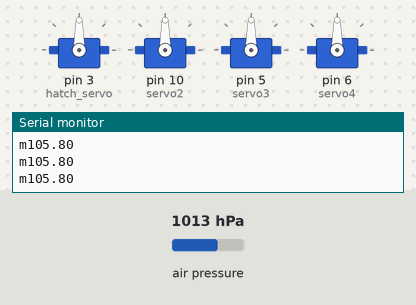
Simulated run of this sketch. Board: Arduino Uno, built with avr-gcc and run on an emulated ATmega328P. On the bench: 4 × servo, the last lines printed to the serial monitor. The test bench sets the inputs (shaded band); at power-on: air pressure 1013 hPa.

Above: at 1.2 s.
1.3 s: air pressure set to 1015 hPa
At 2.0 s:
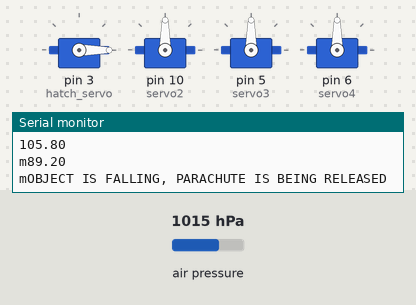
2.8 s: air pressure set to 1048 hPa
Timing chart, 0 to 5.8 s (numbered marks = the images above; inputs shaded):
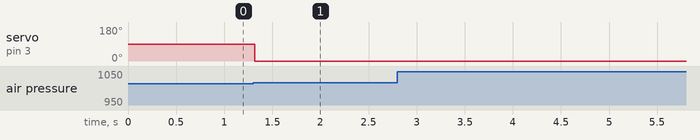

The sketch:

main.ino
```cpp
//#include <TinyGPS++.h>
#include <SoftwareSerial.h>
#include <Wire.h>// for the I2C connection of the MPU6050(mpu-->microcontroller)
//Libraries for Servo Motor
#include <Servo.h>
// BMP Libraries
#include <SPI.h>
#include <Adafruit_BMP280.h>

static const int RXPin = 2, TXPin = 1;
static const uint32_t GPSBaud = 9600;

// The TinyGPS++ object
//TinyGPSPlus gps;
Servo servo4;
Servo servo2;
Servo servo3;
Servo hatch_servo;//hatch deployement servo
Adafruit_BMP280 bmp; // use I2C interface
Adafruit_Sensor *bmp_temp = bmp.getTemperatureSensor();
Adafruit_Sensor *bmp_pressure = bmp.getPressureSensor();


float altitude, current_altitude;
int altitude_int, current_altitude_int;
float sealevel = 1025.8;

// The serial connection to the GPS device
SoftwareSerial ss(RXPin, TXPin);

void setup(){
  Serial.begin(9600);
 // ss.begin(GPSBaud);
  Serial.println("Working");
  bmp.begin(0x76);
   hatch_servo.attach(3);  // attaches the servo on pin 9 to the servo object
  servo2.attach(10);  // attaches the servo on pin 9 to the servo object
  servo3.attach(5);  // attaches the servo on pin 9 to the servo object
  servo4.attach(6);
  //Enabling I2C communication for MPU6050, OLED, AND ANY other sensor that uses I2C
  while(!Serial)
  {
    delay(10);
    yield(); // pause for Zero, Learnado, etc until Serial console opens
  }
  Wire.begin();
altitude = bmp.readAltitude(sealevel);
hatch_servo.write(90);


}

void loop(){
  // This sketch displays information every time a new sentence is correctly encoded.

  current_altitude = bmp.readAltitude(sealevel);
  Serial.println(current_altitude);
  Serial.print("m");
  release_paraload();//release system of parachute and load
  Serial.println(altitude);
  Serial.print("m");

  /*while (ss.available() > 0){
    gps.encode(ss.read());
    if (gps.location.isUpdated()){
      // Latitude in degrees (double)
      Serial.print("Latitude= ");
      Serial.print(gps.location.lat(), 6);
      // Longitude in degrees (double)
      Serial.print(" Longitude= ");
      Serial.println(gps.location.lng(), 6);

      // Raw latitude in whole degrees
      Serial.print("Raw latitude = ");
      Serial.print(gps.location.rawLat().negative ? "-" : "+");
      Serial.println(gps.location.rawLat().deg);
      // ... and billionths (u16/u32)
      Serial.println(gps.location.rawLat().billionths);

      // Raw longitude in whole degrees
      Serial.print("Raw longitude = ");
      Serial.print(gps.location.rawLng().negative ? "-" : "+");
      Serial.println(gps.location.rawLng().deg);
      // ... and billionths (u16/u32)
      Serial.println(gps.location.rawLng().billionths);

      // Raw date in DDMMYY format (u32)
      Serial.print("Raw date DDMMYY = ");
      Serial.println(gps.date.value());

      // Year (2000+) (u16)
      Serial.print("Year = ");
      Serial.println(gps.date.year());
      // Month (1-12) (u8)
      Serial.print("Month = ");
      Serial.println(gps.date.month());
      // Day (1-31) (u8)
      Serial.print("Day = ");
      Serial.println(gps.date.day());

      // Raw time in HHMMSSCC format (u32)
      Serial.print("Raw time in HHMMSSCC = ");
      Serial.println(gps.time.value());

      // Hour (0-23) (u8)
      Serial.print("Hour = ");
      Serial.println(gps.time.hour());
      // Minute (0-59) (u8)
      Serial.print("Minute = ");
      Serial.println(gps.time.minute());
      // Second (0-59) (u8)
      Serial.print("Second = ");
      Serial.println(gps.time.second());
      // 100ths of a second (0-99) (u8)
      Serial.print("Centisecond = ");
      Serial.println(gps.time.centisecond());

      // Raw speed in 100ths of a knot (i32)
      //Serial.print("Raw speed in 100ths/knot = ");
      //Serial.println(gps.speed.value());
      // Speed in knots (double)
      //Serial.print("Speed in knots/h = ");
      //Serial.println(gps.speed.knots());
      // Speed in miles per hour (double)
      //Serial.print("Speed in miles/h = ");
      //Serial.println(gps.speed.mph());
      // Speed in meters per second (double)
      //Serial.print("Speed in m/s = ");
      //Serial.println(gps.speed.mps());
      // Speed in kilometers per hour (double)
      //Serial.print("Speed in km/h = ");
      //Serial.println(gps.speed.kmph());

      // Raw course in 100ths of a degree (i32)
      Serial.print("Raw course in degrees = ");
      Serial.println(gps.course.value());
      // Course in degrees (double)
      Serial.print("Course in degrees = ");
      Serial.println(gps.course.deg());

      // Raw altitude in centimeters (i32)
      Serial.print("Raw altitude in centimeters = ");
      Serial.println(gps.altitude.value());
      // Altitude in meters (double)
      Serial.print("Altitude in meters = ");
      Serial.println(gps.altitude.meters());
      Serial.println(bmp.readAltitude(1023.25));
      // Altitude in miles (double)
      Serial.print("Altitude in miles = ");
      Serial.println(gps.altitude.miles());
      // Altitude in kilometers (double)
      Serial.print("Altitude in kilometers = ");
      Serial.println(gps.altitude.kilometers());
      // Altitude in feet (double)
      Serial.print("Altitude in feet = ");
      Serial.println(gps.altitude.feet());

      // Number of satellites in use (u32)
      //Serial.print("Number os satellites in use = ");
      //Serial.println(gps.satellites.value());

      // Horizontal Dim. of Precision (100ths-i32)
      //Serial.print("HDOP = ");
      //Serial.println(gps.hdop.value());
    }
  }
  // values that need to be seen in the */


}

void release_paraload()
{
  //check if current altitude is greater than previous altitude
  if(current_altitude > altitude)
  {
    altitude= current_altitude;
    current_altitude = bmp.readAltitude(sealevel);

  }
  else if(altitude -current_altitude > 1.5)
  {
    hatch_servo.write(0);
    Serial.println("OBJECT IS FALLING, PARACHUTE IS BEING RELEASED");
  }

}
```

Measured:
- the behaviour switches between 1013 and 1014 hPa on air pressure (found by bisection; images 0 and 1)
- after the input at 1.3 s, servo on pin 3 (hatch_servo): 90° → 0° at once
